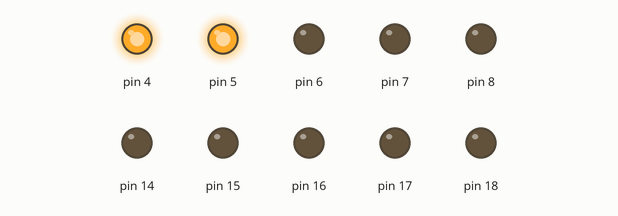
Simulated run of this sketch. Board: Arduino Uno, built with avr-gcc and run on an emulated ATmega328P. Parts: output pins drawn as LEDs (lit = HIGH).

Above: at 0.05 s.
At 0.55 s:
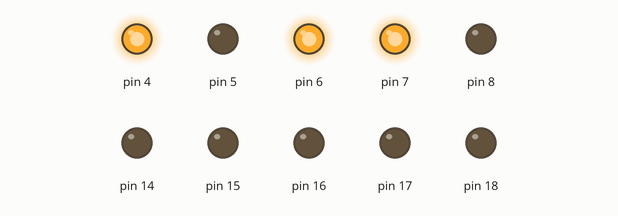
At 1.15 s:
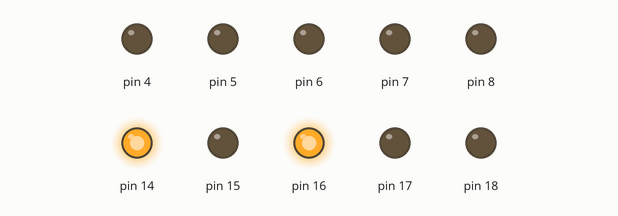
At 2.25 s:
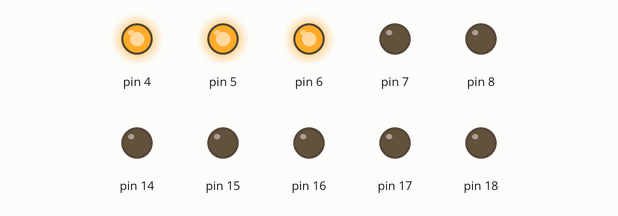
At 3.35 s:
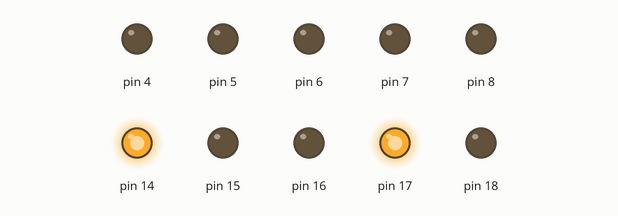
At 4.45 s:
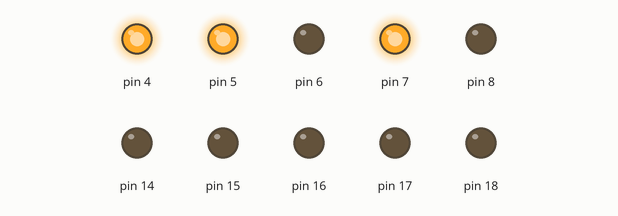
Timing chart, 0 to 4.8 s (numbered marks = the images above):
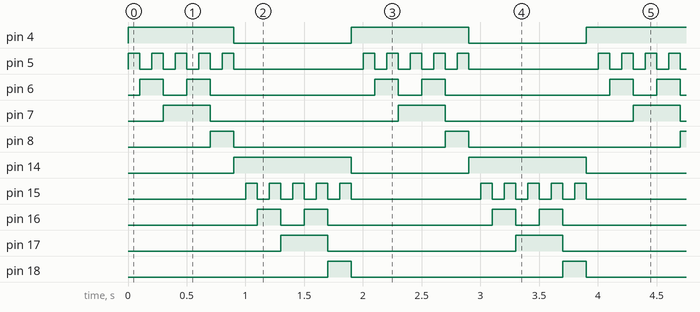

Measured:
- by itself, pin 4, pin 14: alternates HIGH for 1.0 s and LOW for 1.0 s
- by itself, pin 5, pin 15: repeats every 2.0 s: 4 × (LOW 0.10 s, HIGH 0.10 s), LOW 1.1 s, HIGH 0.10 s
- by itself, pin 6, pin 16: repeats every 2.0 s: LOW 0.20 s, HIGH 0.20 s, LOW 1.4 s, HIGH 0.20 s
- by itself, pin 7, pin 17: alternates HIGH for 0.40 s and LOW for 1.6 s
- by itself, pin 8, pin 18: alternates HIGH for 0.20 s and LOW for 1.8 s

The sketch:

multiplexer.ino
```cpp
class Multiplexer {
    char S0, S1, S2, S3, data;
  public:
    Multiplexer(char s0, char s1, char s2, char s3, char dpin) {
      S0 = s0;
      S1 = s1;
      S2 = s2;
      S3 = s3;
      data = dpin;
    }
    void setup() {
      pinMode(S0, OUTPUT);
      pinMode(S1, OUTPUT);
      pinMode(S2, OUTPUT);
      pinMode(S3, OUTPUT);
      pinMode(data, OUTPUT);
    }
    void write(char pin, char value) {
      digitalWrite(S0, (pin & 1) ? HIGH : LOW);
      digitalWrite(S1, (pin & 2) ? HIGH : LOW);
      digitalWrite(S2, (pin & 4) ? HIGH : LOW);
      digitalWrite(S3, (pin & 8) ? HIGH : LOW);
      digitalWrite(data, value);
    }
};

Multiplexer multi1(5, 6, 7, 8, 4);
Multiplexer multi2(15, 16, 17, 18, 14);

void setup() {
  multi1.setup();
  multi2.setup();
}

char count = 0;
void loop() {
  count++;
  if (count < 10) {
    multi1.write(count, HIGH);
    multi2.write(0, LOW);
  } else if (count < 20) {
    multi1.write(0, LOW);
    multi2.write(count-10, HIGH);
  } else {
    count = 0;
    multi1.write(count, HIGH);
    multi2.write(0, LOW);
  }
  delay(100);
}
```
